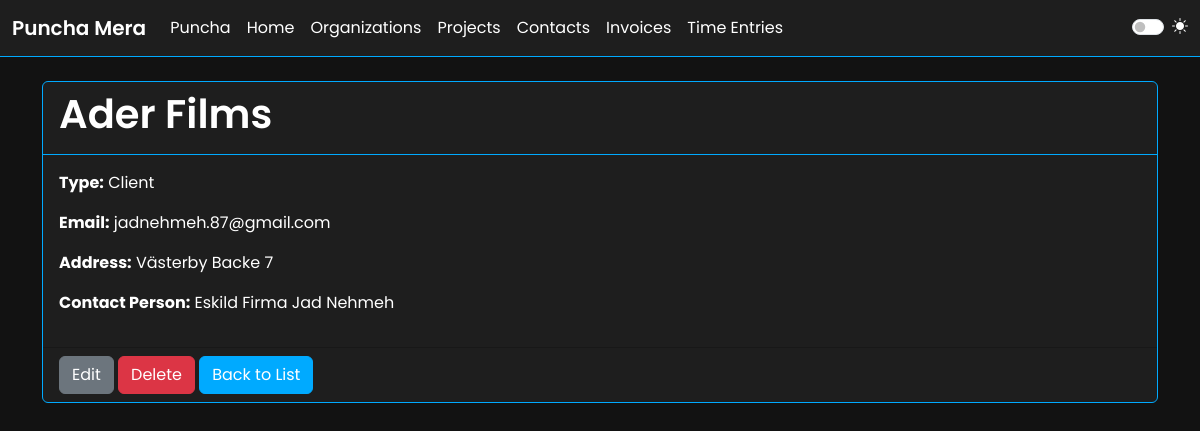
Screenshot of /accounts/contacts/1/ (signed in) with the database file from the repository.
### accounts/models.py (models this page shows, shortened)
class Contact(models.Model):
    CONTACT_TYPE_CHOICES = (
        ('Category', 'Category'),
        ('Client', 'Client'),
    )
    organization = models.ForeignKey(Organization, on_delete=models.CASCADE)
    contact_type = models.CharField(max_length=10, choices=CONTACT_TYPE_CHOICES)
    name = models.CharField(max_length=100)
    company_email = models.EmailField(blank=True)
    company_address = models.CharField(max_length=255, blank=True)
    company_contact_person = models.CharField(max_length=100, blank=True)

### accounts/views.py (the view)
# urls.py: path('contacts/<int:pk>/', ContactDetailView.as_view(), name='contact-detail'),
class ContactDetailView(OrganizationPermissionMixin, DetailView):
    model = Contact
    template_name = 'accounts/contact_detail.html'

### projects/mixins.py (called while the page is built)
    def get_queryset(self):
        queryset = super().get_queryset()
        user = self.request.user
        if not user.is_authenticated:
            return queryset.none()
        try:
            membership = Membership.objects.get(user=user)
            organization = membership.organization
            queryset = queryset.filter(organization=organization)
        except Membership.DoesNotExist:
            queryset = queryset.none()
        return queryset

### templates/accounts/contact_detail.html
{% extends 'base.html' %}
{% block content %}
  <div class="card">
    <div class="card-header">
      <h1 class="card-title">{{ object.name }}</h1>
    </div>
    <div class="card-body">
      <p><strong>Type:</strong> {{ object.contact_type }}</p>
      <p><strong>Email:</strong> {{ object.company_email }}</p>
      <p><strong>Address:</strong> {{ object.company_address }}</p>
      <p><strong>Contact Person:</strong> {{ object.company_contact_person }}</p>
    </div>
    <div class="card-footer">
      <a href="{% url 'accounts:contact-update' object.pk %}" class="btn btn-secondary">Edit</a>
      <a href="{% url 'accounts:contact-delete' object.pk %}" class="btn btn-danger">Delete</a>
      <a href="{% url 'accounts:contact-list' %}" class="btn btn-primary">Back to List</a>
    </div>
  </div>
{% endblock %}

### static/css/style.css (style rules this page uses)
:root { --primary-color: #6a5acd; --secondary-color: #f0f8ff; --dark-color: #333; --light-color: #f4f4f4; --font-family: 'Poppins', sans-serif; }
body { font-family: var(--font-family); background-color: var(--light-color); color: var(--dark-color); }
.btn-primary { background-color: var(--primary-color); border-color: var(--primary-color); }
h1, h2, h3, h4, h5, h6 { font-weight: 600; }

### static/css/theme.css (style rules this page uses)
:root { --primary-color: #00aaff; --secondary-color: #00ffaa; --background-color: #121212; --surface-color: #1e1e1e; --text-color: #ffffff; --text-secondary-color: #aaaaaa; --input-bg-color: #2c2c2c; --input-border-color: #444; --bs-table-color: var(--text-color); --bs-table-bg: var(--surface-color); --bs-table-striped-color: var(--text-color); }
body { background-color: var(--background-color); color: var(--text-color); }
.btn-primary { background-color: var(--primary-color); border-color: var(--primary-color); }
.card { background-color: var(--surface-color); border: 1px solid var(--primary-color); }
.card-header { border-bottom: 1px solid var(--primary-color); }
.card-body { color: var(--text-color); }
.card-title { color: var(--text-color); }
a { color: var(--primary-color); }

### rows the page displays
Contact: name "Ader Films", contact_type "Client", company_email "jadnehmeh.87@gmail.com", company_address "Västerby Backe 7", company_contact_person "Eskild Firma Jad Nehmeh"
